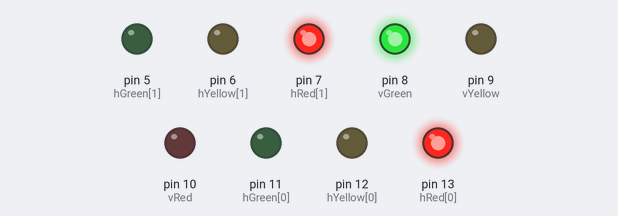
Bench run of a sketch on a simulated Arduino Uno, built with avr-gcc and run on an emulated ATmega328P. On the bench: output pins drawn as LEDs (lit = HIGH).

Above: at 1.5 s.
At 4.0 s:
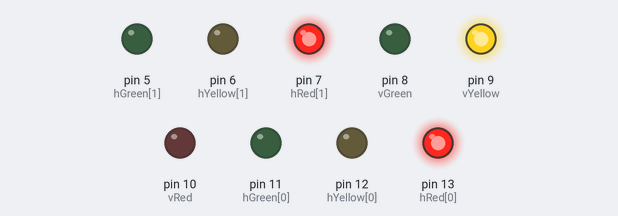
At 6.5 s:
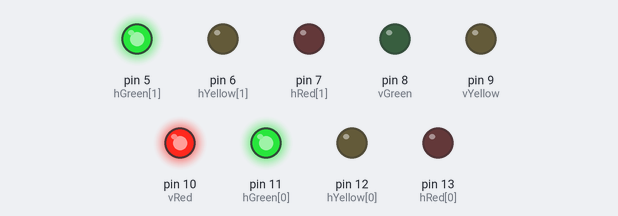
At 9.0 s:
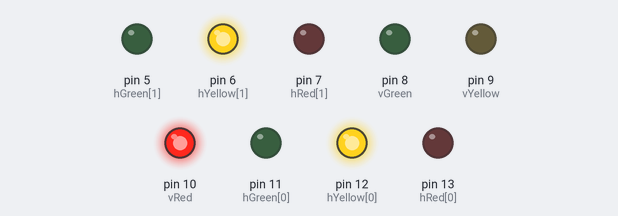
Timing chart, 0 to 13.0 s (numbered marks = the images above):
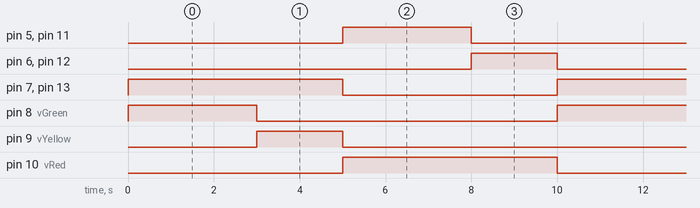

The sketch:

Semaforo.ino
```cpp
const int hRed[] = { 13, 7 };
const int hYellow[] = { 12, 6 };
const int hGreen[] = { 11, 5 };

const int vRed = 10;
const int vYellow = 9;
const int vGreen = 8;

int hRedState = LOW;
int hGreenState;
int vRedState;
int vGreenState;

int yellowState = LOW;

bool horizontal = false;

unsigned long previous = 0;

const long interval = 2000;
const long intervalYellow = 3000;
int i;

void setup() {
  for(i = 5; i <= 13; i++) {
    pinMode(i, OUTPUT);
  }
}

void loop() {
  unsigned long currentMillis = millis();

  if (currentMillis - previous >= intervalYellow) {
    if(currentMillis - previous >= interval + intervalYellow) {
      horizontal = !horizontal;
      yellowState = LOW;
      previous = currentMillis;
    } else {
      yellowState = HIGH;
    }
  }

  if(horizontal) {
    hRedState = LOW;
    hGreenState = (yellowState == HIGH) ? LOW : HIGH;
    vRedState = HIGH;
    vGreenState = LOW;

    digitalWrite(hYellow[0], yellowState);
    digitalWrite(hYellow[1], yellowState);
    digitalWrite(vYellow, LOW);
  } else {
    vRedState = LOW;
    vGreenState = (yellowState == HIGH) ? LOW : HIGH;
    hRedState = HIGH;
    hGreenState = LOW;

    digitalWrite(vYellow, yellowState);
    digitalWrite(hYellow[0], LOW);
    digitalWrite(hYellow[1], LOW);
  }

  digitalWrite(hRed[0], hRedState);
  digitalWrite(hRed[1], hRedState);

  digitalWrite(hGreen[0], hGreenState);
  digitalWrite(hGreen[1], hGreenState);

  digitalWrite(vRed, vRedState);

  digitalWrite(vGreen, vGreenState);
}
```

Measured:
- by itself, pin 5 (hGreen[1]), pin 8 (vGreen), pin 11 (hGreen[0]): alternates HIGH for 3.0 s and LOW for 7.0 s
- by itself, pin 6 (hYellow[1]), pin 9 (vYellow), pin 12 (hYellow[0]): alternates HIGH for 2.0 s and LOW for 8.0 s
- by itself, pin 7 (hRed[1]), pin 10 (vRed), pin 13 (hRed[0]): alternates HIGH for 5.0 s and LOW for 5.0 s
